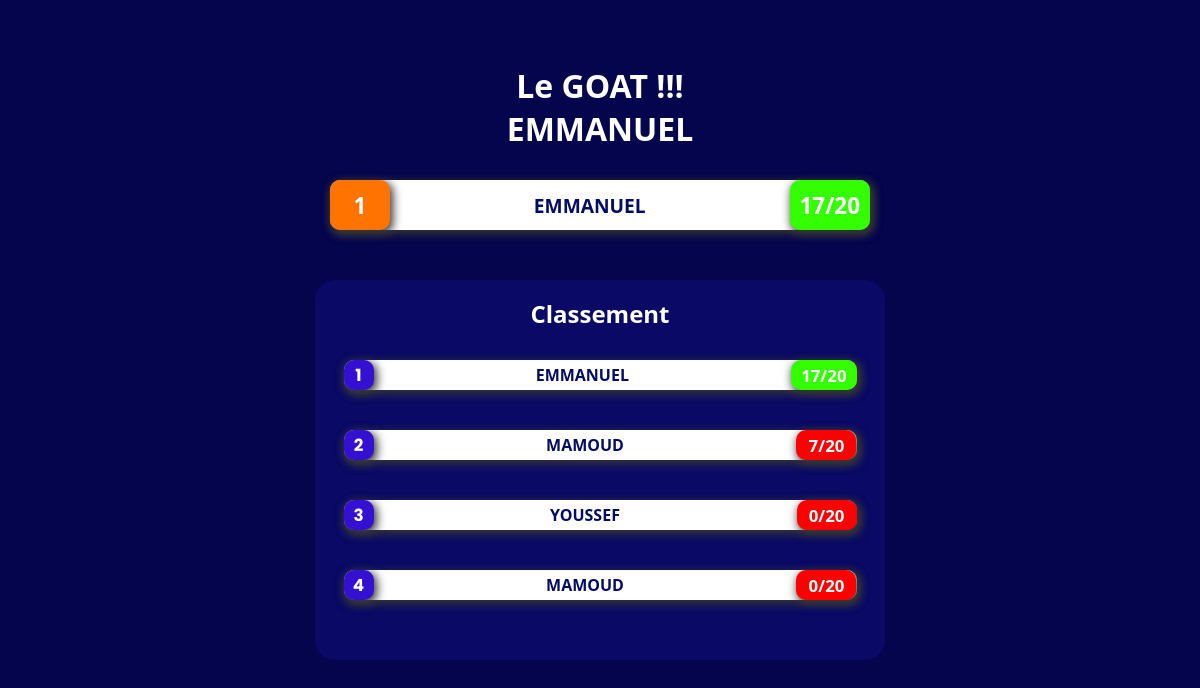
Page /classement on the earlier database version.
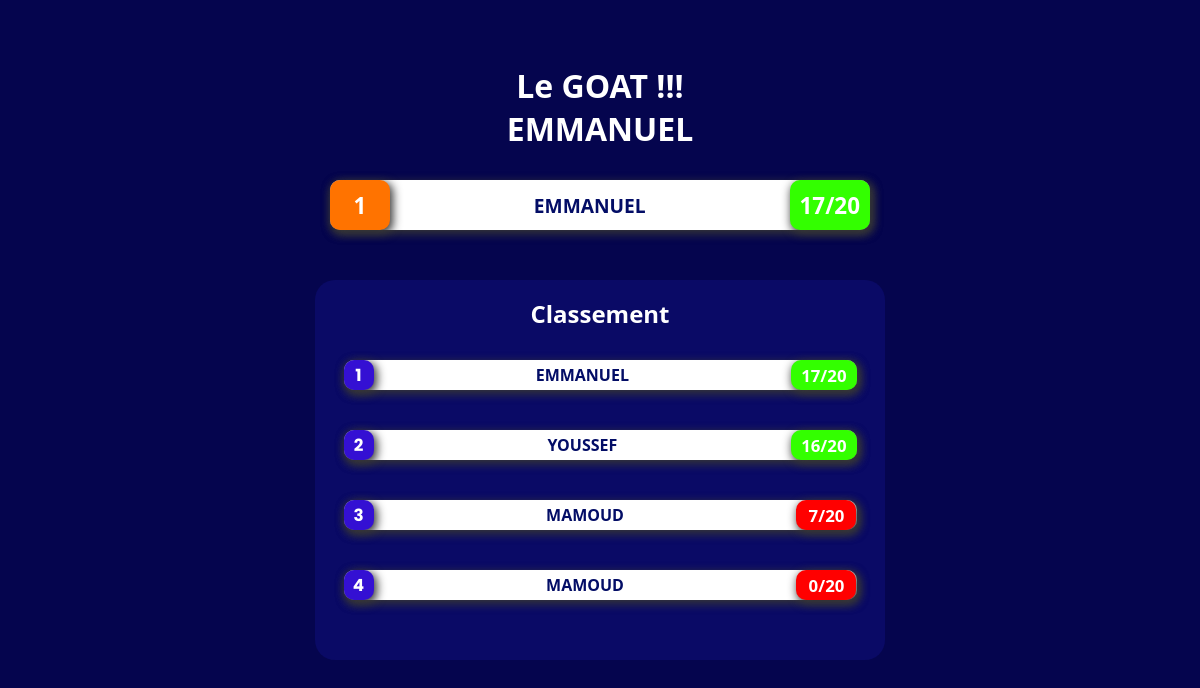
Same page on the later database version.
### app.py (models this page shows, shortened)
class classement(db.Model):
    id = db.Column(db.Integer, primary_key = True)
    comp = db.Column(db.String(20), unique = False , nullable = False)
    note = db.Column(db.Integer)

### app.py (the view)
@app.route('/classement')
def classez():
    classep = classement.query.all()
    eudpe = Profiles.query.all()
    tab = []
    for i in classep :
        tab.append([i.note,i.comp ])
    q=[]
    tab = sorted(tab)
    w= reversed(tab)
    comp=[]
    for i in tab:
        q.append(i[0])
    maxe = max(q)
    for i in tab:
        if maxe == i[0] :
            aqsz = i
            print("voivi ",aqsz)
            break
    txs= [aqsz[0],aqsz[1]]
    aouo=[20, 'Emmanuel DEDY']
    print(txs,maxe,aqsz[1])
    lenm= len(tab)-2
    qcs=[]
    for a in tab[::-1]:
        qcs.append(a)
    qsw = qcs.index(txs)+1
    return render_template("classement.html",tab=qcs,comp=comp,maxe=txs,lenm=lenm,qsw=qsw)

### templates/classement.html (shortened to what this page needs)
<!DOCTYPE html>
<html lang="en">
<head>
    <link rel="stylesheet" href="/static/CSS/admin.css">
</head>
<body>
    <div class="aqwxc">
        <div class="clase" style="color: white;">
            <a href="/fin" style="text-decoration: none;color: white;"><h1 id="class" style="text-align: center;">Le GOAT !!! <br> <span style="text-transform: uppercase;font-family: 'Segoe UI', Tahoma, Geneva, Verdana, sans-serif;">{{maxe[1]}}</span> </h1></a>
        </div>
        {% if maxe %}
        <div class="lopm">
            <div class="lo1">
                <div class="lo105">
                    <h1 id="lo11">{{qsw}}</h1>
                </div>
                <div class="lo12">
                    <h2 style="text-transform: uppercase;font-family: 'Segoe UI', Tahoma, Geneva, Verdana, sans-serif;color: #030d66;font-weight: bolder;">{{maxe[1]}}</h2>
                </div>
                {% if maxe[0]>= 10 %}
                    <div class="lo10">
                        <h1 id="lo11">{{maxe[0]}}/20</h1>
                    </div>
                {% else %}
                    <div class="lo100">
                        <h1 id="lo11">{{maxe[0]}}/20</h1>
                    </div>
                {% endif %}
            </div>
        </div>
        {% endif %}
        <section>
            <div class="clase5" style="color: white;">
                <a href="/fin" style="text-decoration: none;color: white;"><h1 id="class" style="text-align: center;">Classement </h1></a>
            </div>
            {% for i in tab %}
            <div class="lo" style="padding-bottom: 10px;">
                <div class="lo1">
                    <div class="lo14">
                        <h1 id="1">{{ loop.index }}</h1>
                    </div>
                    <div class="lo12">
                        <p style="text-transform: uppercase;font-family: 'Segoe UI', Tahoma, Geneva, Verdana, sans-serif;color: #030d66;font-weight: bolder;">{{ i[1] }}</p>
                    </div>
                    {% if i[0] >= 10 %}
                        <div class="lo10">
                            <h1 id="lo11">{{ i[0] }}/20</h1>
                        </div>
                    {% else %}
                        <div class="lo100">
                            <h1 id="lo11">{{ i[0] }}/20</h1>
                        </div>
                    {% endif %}
                </div>
            </div>
            {% endfor %}
            <div class="deco" style="height: 50px;">
            </div>
        </section>
    </div>
</body>
</html>

Differences in the rows shown:
changed classement "YOUSSEF": note "0" → "16"; moves up the list
